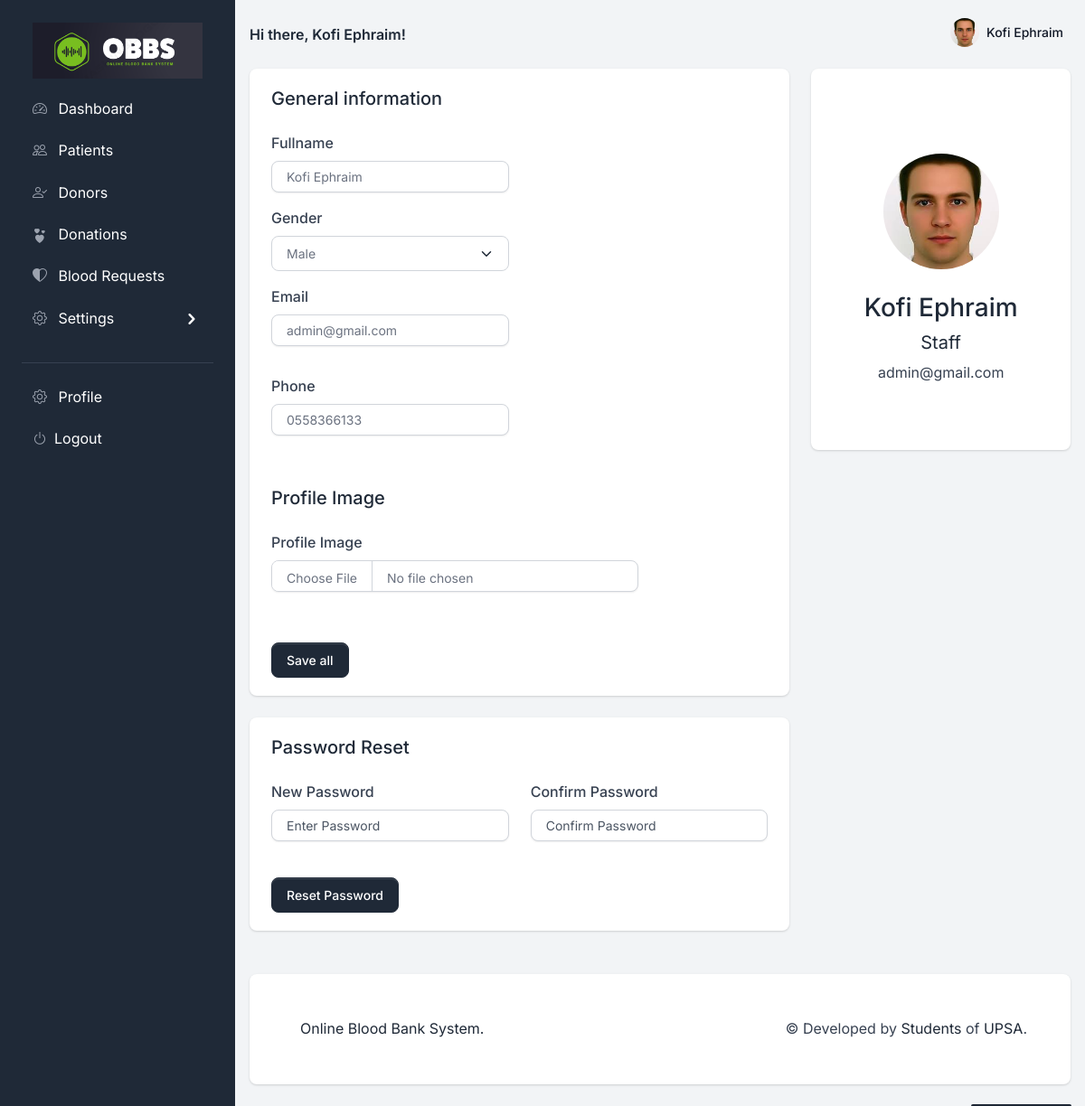
/dashboard/profile/ (signed in), run on the app's committed database.
### accounts/models.py (models this page shows, shortened)
class User(AbstractBaseUser, PermissionsMixin):
    email = models.EmailField(max_length=255, unique=True)
    fullname = models.CharField(max_length=255, blank=True, null=True)
    phone = models.CharField(max_length=15, blank=True, null=True)
    gender = models.CharField(max_length=15, blank=True, null=True)
    profile_image = models.ImageField(
        upload_to='profile_images', blank=True, null=True)
    is_active = models.BooleanField(default=True)
    is_staff = models.BooleanField(default=False)
    is_superuser = models.BooleanField(default=False)
    is_patient = models.BooleanField(default=False)
    created_by_staff = models.BooleanField(default=False)
    created_at = models.DateTimeField(auto_now_add=True)
    def get_fullname(self):
        return self.fullname if self.fullname else self.email
    objects = AccountManager()
    USERNAME_FIELD = 'email'
    def __str__(self):
        return self.get_fullname()
    class Meta:
        db_table = 'user'
        permissions = [
            ("view_profile", "Can view profile"),
            ("view_setting", "Can view setting"),
            ("change_profile", "Can update profile"),
            ("reset_password", "Can reset password"),
            ("add_user_to_group", "Can add user to group"),
            ("add_patient", "Can add patient"),
            ("change_patient", "Can update patient"),
            ("add_permission_to_user", "Can add permission to user"),
        ]

### dashboard/views/user_profile.py (the view)
# urls.py: path('profile/', views.ProfileView.as_view(), name='profile'),
class ProfileView(PermissionRequiredMixin, View):
    permission_required = [
        'accounts.view_profile',
    ]
    template = 'dashboard/profile.html'
    @method_decorator(MustLogin)
    def get(self, request, *args, **kwargs):
        context = {
        }
        return render(request, self.template, context)

### dashboard/templates/dashboard/profile.html (shortened to what this page needs)
{% extends "base/base.html" %}
{% load static %}
{% block content %}
<div class="d-flex justify-content-between flex-wrap flex-md-nowrap align-items-center py-2">
</div>
<div class="row">
    <div class="col-12 col-xl-8">
        <div class="card card-body border-0 shadow mb-4">
            <h2 class="h5 mb-4">General information</h2>
            <form action="{% url 'dashboard:update_profile' %}" method="POST" enctype="multipart/form-data">
                <div class="row">
                    <div class="col-md-6 mb-3">
                        <div>
                            <label for="fullname">Fullname</label>
                            <input class="form-control" name="fullname" value="{{ request.user.fullname }}"
                                id="fullname" type="text" placeholder="First name" required>
                        </div>
                    </div>
                </div>
                <div class="row align-items-center">
                    <div class="col-md-6 mb-3">
                        <label for="gender">Gender</label>
                        <select class="form-select mb-0" name="gender" id="gender" aria-label="Gender select example">
                            <option value="Male" {% if request.user.gender == "Male" %} selected {% endif %}>Male
                            </option>
                        </select>
                    </div>
                </div>
                <div class="row">
                    <div class="col-md-6 mb-3">
                        <div class="form-group">
                            <label for="email">Email</label>
                            <input class="form-control" name="email" id="email" type="email"
                                placeholder="example@domain.com" value="{{ request.user.email }}">
                        </div>
                    </div>
                </div>
                <div class="row">
                    <div class="col-md-6 mb-3">
                        <div class="form-group">
                            <label for="phone">Phone</label>
                            <input class="form-control" name="phone" id="phone" type="number"
                                value="{{ request.user.phone }}" placeholder="+233558366133" required>
                        </div>
                    </div>
                </div>
                <h2 class="h5 my-4">Profile Image</h2>
                <div class="row">
                    <div class="col-sm-9 mb-3">
                        <div class="form-group">
                            <label for="profile_image">Profile Image</label>
                            <input class="form-control" name="profile_image" id="profile_image" type="file"
                                accept="image/*" required>
                        </div>
                    </div>
                </div>
                {% if perms.accounts.change_profile %}
                <div class="mt-3">
                    <button class="btn btn-gray-800 mt-2 animate-up-2" type="submit">Save all</button>
                </div>
                {% endif %}
            </form>
        </div>
        {% if perms.accounts.reset_password %}
        <div class="card card-body border-0 shadow mb-4">
            <h2 class="h5 mb-4">Password Reset</h2>
            <form method="POST" action="{% url 'dashboard:reset_password' %}">
                <div class="row">
                    <div class="col-md-6 mb-3">
                        <div>
                            <label for="password1">New Password</label>
                            <input class="form-control" name="new_password" id="password1" type="password"
                                placeholder="Enter Password" required>
                        </div>
                    </div>
                    <div class="col-md-6 mb-3">
                        <div>
                            <label for="password2">Confirm Password</label>
                            <input class="form-control" name="confirm_password" id="password2" type="password"
                                placeholder="Confirm Password" required>
                        </div>
                    </div>
                </div>
                <div class="mt-3">
                    <button class="btn btn-gray-800 mt-2 animate-up-2" type="submit">Reset Password</button>
                </div>
            </form>
        </div>
        {% endif %}
    </div>
    <div class="col-12 col-xl-4">
        <div class="row">
            <div class="col-12 mb-4">
                <div class="card shadow border-0 text-center p-0">
                    <div class="profile-cover rounded-top"
                        data-background="{% static '/assets/img/profile-cover.jpg' %}"></div>
                    <div class="card-body pb-5">
                        <img src="{% if request.user.profile_image %} {{ request.user.profile_image.url }} {% else %} {% static '/assets/img/team/profile-picture-3.jpg' %} {% endif %} "
                            class="avatar-xl rounded-circle mx-auto mt-n7 mb-4" alt="Neil Portrait">
                        <h4 class="h3">
                            {{request.user}}
                        </h4>
                        <h5 class="fw-normal">
                            {% if request.user.is_patient %} Patient {% elif request.user.is_staff %} Staff
                            {% elif request.user.is_superuser %} Superuser {% else %} Guest {% endif %}
                        </h5>
                        <p class="text-gray mb-4">
                            {% if request.user.email %}
                            {{ request.user.email }}
                            {% else %}
                            guest@gmail.com
                            {% endif %}
                        </p>
                    </div>
                </div>
            </div>
        </div>
    </div>
</div>
{% endblock content %}

### dashboard/templates/includes/navigation.html (shortened to what this page needs)
{% load static %}
<nav class="navbar navbar-top navbar-expand navbar-dashboard navbar-dark ps-0 pe-2 pb-0">
  <div class="container-fluid px-0">
    <div class="d-flex justify-content-between w-100" id="navbarSupportedContent">
      <div class="d-flex align-items-center text-primary">
        <b>Hi there, {{request.user.get_fullname}}!</b>
      </div>
      <ul class="navbar-nav align-items-center">
        <li class="nav-item dropdown ms-lg-3">
          <a class="nav-link dropdown-toggle pt-1 px-0" href="#" role="button" data-bs-toggle="dropdown"
            aria-expanded="false">
            <div class="media d-flex align-items-center">
              <img class="avatar rounded-circle"
                src="{% if request.user.profile_image %} {{ request.user.profile_image.url }} {% else %} {% static '/assets/img/team/profile-picture-3.jpg' %} {% endif %} "
                class="avatar-xl rounded-circle mx-auto mt-n7 mb-4" alt="Neil Portrait">
              <div class="media-body ms-2 text-dark align-items-center d-none d-lg-block">
                <span class="mb-0 font-small fw-bold text-gray-900">
                  {% if request.user.get_fullname %}
                  <strong>{{ request.user.get_fullname }}</strong>
                  {% else %}
                  <strong>Guest</strong>
                  {% endif %}
                </span>
              </div>
            </div>
          </a>
        </li>
      </ul>
    </div>
  </div>
</nav>

### data on the page
User: user.get_fullname "Kofi Ephraim", profile_image (picture), fullname "Kofi Ephraim", gender "Male", email "admin@gmail.com", phone "0558366133", user "Kofi Ephraim", user.email "admin@gmail.com"
